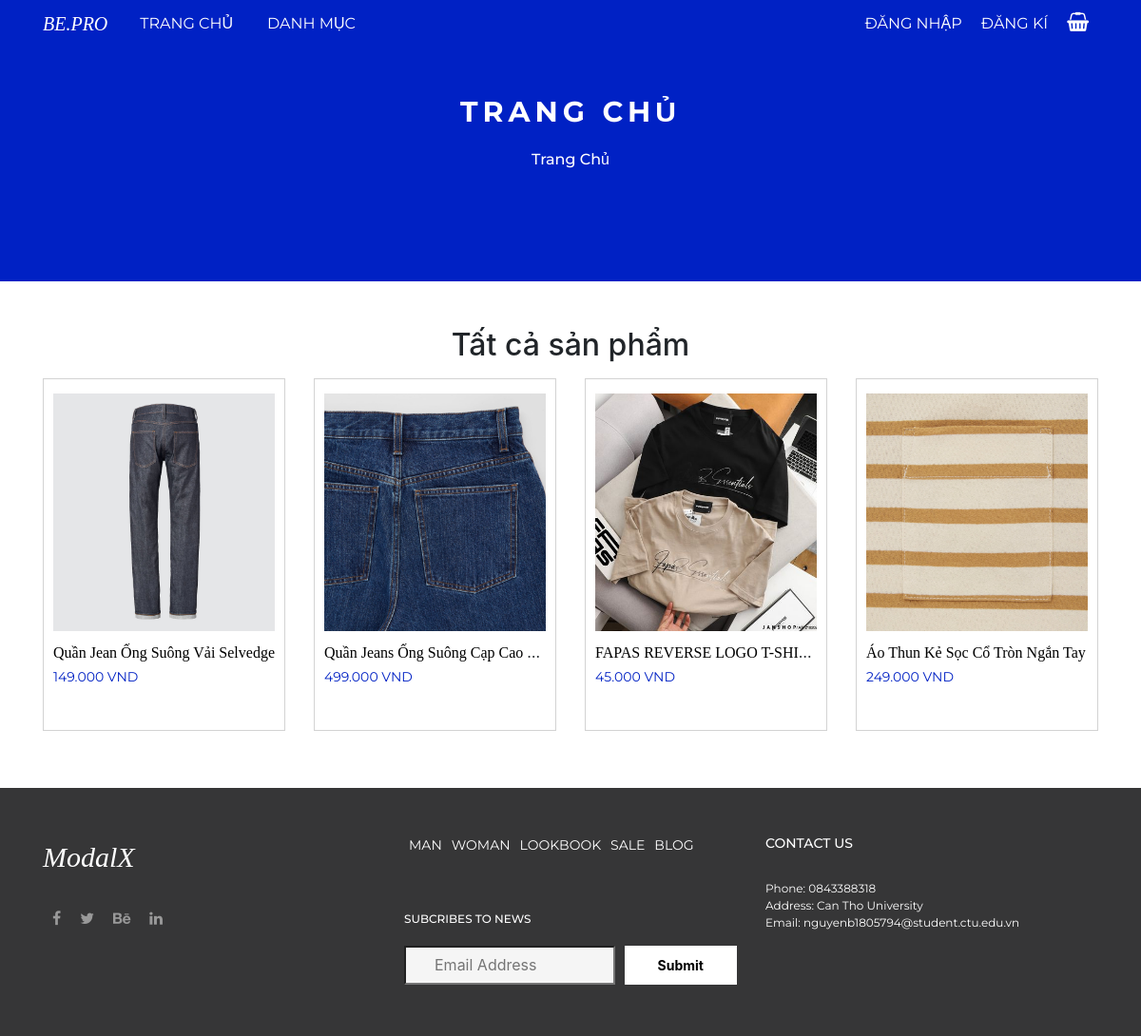
The page / on the database its author committed.
### tables this page shows
CREATE TABLE `hanghoa` (
  `MSHH` char(10) NOT NULL,
  `TenHH` varchar(45) NOT NULL,
  `QuyCach` text NOT NULL,
  `Gia` int(11) NOT NULL,
  `SoLuongHang` int(11) NOT NULL,
  `MaLoaiHang` char(10) NOT NULL
);

CREATE TABLE `hinhhanghoa` (
  `mahinh` char(25) NOT NULL,
  `tenhinh` varchar(45) NOT NULL,
  `MSHH` char(10) NOT NULL
);

### includes/main.php (the view, shortened to what this page needs)
<div class="breadcum">
    <div class="breadcum-title">
        <h3>Trang Chủ</h3>
    </div>
    <div class="breadcum-content">
        <ul>
            <li><a href="">Trang Chủ</a></li>
        </ul>
    </div>
</div>
<main>
    <section id="product" class="pt-5">
        <h2 class="text-center">Tất cả sản phẩm</h2>
        <div class="container mt-3">
            <div class="row">
                <?php
                include("core/init.php");
                $sql = 'SELECT * FROM HANGHOA';
                $result = mysqli_query($db, $sql);
                if (mysqli_affected_rows($db) > 0) {
                    while ($row = mysqli_fetch_assoc($result)){
                        $sql_image = "SELECT * FROM HINHHANGHOA WHERE MSHH='" . $row["MSHH"] . "'";
                        $result_image = mysqli_query($db, $sql_image);
                        $row_image = mysqli_fetch_assoc($result_image);
                        echo '<div class="col-6 col-lg-3">
                            <div class="product-item">
                                <div class="product-item_img">
                                    <a href="index.php?action=product&id=' . $row["MSHH"] . '"><img src="uploads/'.$row_image["tenhinh"].'" alt=""></a>
                                </div>
                                <div class="product-item_desc">
                                    <div class="product-item_desc-title"><a href="index.php?action=product">' . $row["TenHH"] . '</a></div>
                                    <span class="product-item_desc-price_new">' . number_format($row["Gia"], 0, '', '.') . ' VND</span>
                                </div>
                                <a href="includes/process.php?action=addCart&id=' . $row["MSHH"] . '"><button class="btn-add-to-cart"><i class="fa fa-shopping-cart"></i> Add to cart</button></a>
                            </div>
                        </div>';
                    }
                }
                ?>
            </div>
        </div>
    </section>
</main>

### css/style.css (style rules this page uses)
* { margin: 0; padding: 0; }
img { max-width: 100%; }
html { scroll-behavior: smooth; }
main { background: white; }
.product-item { border: 1px solid #d3d3d3; text-align: center; transition: 0.2s ease-in; flex-grow: 1; }
.product-item { padding: 15px 10px 45px 10px; position: relative; margin-bottom: 30px; min-height: 330px; }
.product-item_img { max-width: 100%; height: 250px; margin: auto; display: block; }
.product-item_img img { width: 100%; height: 100%; display: block; object-fit: cover; }
.product-item_img a { display: block; width: 100%; height: 100%; }
.product-item_desc { text-align: left; }
.product-item_desc-title { margin-top: 10px; overflow: hidden; text-overflow: ellipsis; white-space: nowrap; }
.product-item_desc-title a { font-family: 'Playfair Display', serif; color: black; }
.product-item_desc-price_old, .product-item_desc-price_new { font-family: 'Montserrat', sans-serif; font-size: 14px; }
.product-item_desc-price_new { color: #0021c4; }
.breadcum { text-align: center; padding-top: 100px; padding-bottom: 100px; background: #0021c4; }
.breadcum-title { color: white; }
.breadcum-title h3 { font-size: 30px; text-transform: uppercase; font-family: 'Montserrat', sans-serif; font-weight: bold; letter-spacing: 5px; }
.breadcum-content { margin-top: 20px; }
.breadcum-content ul { display: flex; justify-content: center; }
.breadcum-content ul li { list-style: none; }
.breadcum-content ul a { display: block; color: white; margin-right: 30px; position: relative; font-size: 16px; font-weight: 500; font-family: 'Montserrat', sans-serif; }
.breadcum-content ul a::after { content: ""; width: 0; height: 0; border-top: 7px solid transparent; border-bottom: 7px solid transparent; border-left: 7px solid white; position: absolute; right: -20px; top: 5px; }
.breadcum-content ul li:last-of-type a { margin-right: 0; }
.breadcum-content ul li:last-of-type a::after { display: none; }

### rows shown on the page
hanghoa: hinhhanghoa.tenhinh (picture), TenHH "Quần Jean Ống Suông Vải Selvedge", Gia "149.000"
hanghoa: hinhhanghoa.tenhinh (picture), TenHH "Quần Jeans Ống Suông Cạp Cao…", Gia "499.000"
hanghoa: hinhhanghoa.tenhinh (picture), TenHH "FAPAS REVERSE LOGO T-SHIRT", Gia "45.000"
hanghoa: hinhhanghoa.tenhinh (picture), TenHH "Áo Thun Kẻ Sọc Cổ Tròn Ngắn Tay", Gia "249.000"
